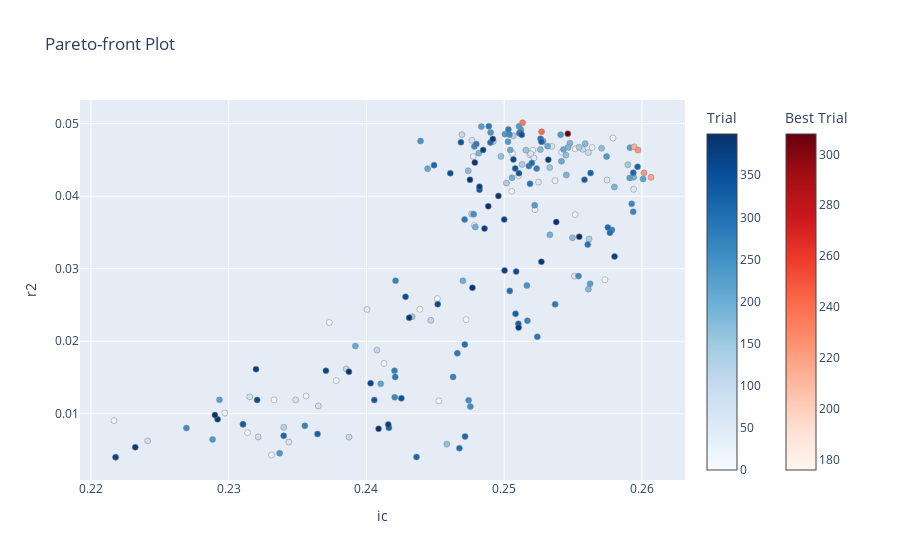

Notebook cell for this chart:
### Code cell
optuna.visualization.plot_pareto_front(study, target_names=["ic", "r2"])

### Figure 1 — Plotly figure (JSON) as saved in the notebook; plotly's stock layout.template omitted (floating-point values rounded to 4 significant figures; data arrays with more than 128 entries replaced by an {"elided": "..."} marker saying what was removed)
{"data": [{"hovertemplate": "%{text}<extra>Trial</extra>", "marker": {"color": {"elided": "201 int values"}, "colorbar": {"title": {"text": "Trial"}}, "colorscale": [[0, "rgb(247,251,255)"], [0.125, "rgb(222,235,247)"], [0.25, "rgb(198,219,239)"], [0.375, "rgb(158,202,225)"], [0.5, "rgb(107,174,214)"], [0.625, "rgb(66,146,198)"], [0.75, "rgb(33,113,181)"], [0.875, "rgb(8,81,156)"], [1, "rgb(8,48,107)"]], "line": {"color": "Grey", "width": 0.5}}, "mode": "markers", "showlegend": false, "text": {"elided": "201 str values"}, "type": "scatter", "x": {"elided": "201 float values"}, "y": {"elided": "201 float values"}}, {"hovertemplate": "%{text}<extra>Best Trial</extra>", "marker": {"color": [176, 214, 218, 222, 224, 236, 241, 308], "colorbar": {"title": {"text": "Best Trial"}, "x": 1.1, "xpad": 40}, "colorscale": [[0, "rgb(255,245,240)"], [0.125, "rgb(254,224,210)"], [0.25, "rgb(252,187,161)"], [0.375, "rgb(252,146,114)"], [0.5, "rgb(251,106,74)"], [0.625, "rgb(239,59,44)"], [0.75, "rgb(203,24,29)"], [0.875, "rgb(165,15,21)"], [1, "rgb(103,0,13)"]], "line": {"color": "Grey", "width": 0.5}}, "mode": "markers", "showlegend": false, "text": ["{<br>  \"number\": 176,<br>  \"values\": [<br>    0.25789136152567776,<br>    0.0480192268693852<br>  ],<br>  \"params\": {<br>    \"bagging_fraction\": 0.6050307652534531,<br>    \"bagging_freq\": 5,<br>    \"clip\": 3,<br>    \"feature_fraction\": 0.8062881993526937,<br>    \"learning_rate\": 0.035555468415144176,<br>    \"min_child_samples\": 86,<br>    \"num_leaves\": 54<br>  }<br>}", "{<br>  \"number\": 214,<br>  \"values\": [<br>    0.2594359974529594,<br>    0.04679876691579443<br>  ],<br>  \"params\": {<br>    \"bagging_fraction\": 0.6412926437994022,<br>    \"bagging_freq\": 5,<br>    \"clip\": 4,<br>    \"feature_fraction\": 0.6097731551125598,<br>    \"learning_rate\": 0.027955693552201056,<br>    \"min_child_samples\": 98,<br>    \"num_leaves\": 64<br>  }<br>}", "{<br>  \"number\": 218,<br>  \"values\": [<br>    0.260653488493822,<br>    0.042600529425669054<br>  ],<br>  \"params\": {<br>    \"bagging_fraction\": 0.6401348071097775,<br>    \"bagging_freq\": 5,<br>    \"clip\": 4,<br>    \"feature_fraction\": 0.611161408757341,<br>    \"learning_rate\": 0.020290009178857323,<br>    \"min_child_samples\": 98,<br>    \"num_leaves\": 66<br>  }<br>}", "{<br>  \"number\": 222,<br>  \"values\": [<br>    0.260145416643377,<br>    0.04321803501432098<br>  ],<br>  \"params\": {<br>    \"bagging_fraction\": 0.6289408741958625,<br>    \"bagging_freq\": 5,<br>    \"clip\": 4,<br>    \"feature_fraction\": 0.608904101232972,<br>    \"learning_rate\": 0.020818094063561603,<br>    \"min_child_samples\": 98,<br>    \"num_leaves\": 65<br>  }<br>}", "{<br>  \"number\": 224,<br>  \"values\": [<br>    0.259713605965903,<br>    0.04635742366422291<br>  ],<br>  \"params\": {<br>    \"bagging_fraction\": 0.6419833666684416,<br>    \"bagging_freq\": 5,<br>    \"clip\": 4,<br>    \"feature_fraction\": 0.6144331609551775,<br>    \"learning_rate\": 0.02643220738132975,<br>    \"min_child_samples\": 98,<br>    \"num_leaves\": 66<br>  }<br>}", "{<br>  \"number\": 236,<br>  \"values\": [<br>    0.2513352482355059,<br>    0.05012747138629925<br>  ],<br>  \"params\": {<br>    \"bagging_fraction\": 0.6430665038682722,<br>    \"bagging_freq\": 7,<br>    \"clip\": 4,<br>    \"feature_fraction\": 0.6070836007928877,<br>    \"learning_rate\": 0.06868692129372357,<br>    \"min_child_samples\": 97,<br>    \"num_leaves\": 67<br>  }<br>}", "{<br>  \"number\": 241,<br>  \"values\": [<br>    0.2527131001748713,<br>    0.04888091780422976<br>  ],<br>  \"params\": {<br>    \"bagging_fraction\": 0.6456169490496069,<br>    \"bagging_freq\": 7,<br>    \"clip\": 5,<br>    \"feature_fraction\": 0.6088535718405534,<br>    \"learning_rate\": 0.06735177186623212,<br>    \"min_child_samples\": 95,<br>    \"num_leaves\": 74<br>  }<br>}", "{<br>  \"number\": 308,<br>  \"values\": [<br>    0.25461632913008964,<br>    0.0486152332616544<br>  ],<br>  \"params\": {<br>    \"bagging_fraction\": 0.6392287216810726,<br>    \"bagging_freq\": 7,<br>    \"clip\": 4,<br>    \"feature_fraction\": 0.650507877566288,<br>    \"learning_rate\": 0.04063401709436199,<br>    \"min_child_samples\": 93,<br>    \"num_leaves\": 61<br>  }<br>}"], "type": "scatter", "x": [0.2579, 0.2594, 0.2607, 0.2601, 0.2597, 0.2513, 0.2527, 0.2546], "y": [0.04802, 0.0468, 0.0426, 0.04322, 0.04636, 0.05013, 0.04888, 0.04862]}], "layout": {"title": {"text": "Pareto-front Plot"}, "xaxis": {"title": {"text": "ic"}}, "yaxis": {"title": {"text": "r2"}}}}
